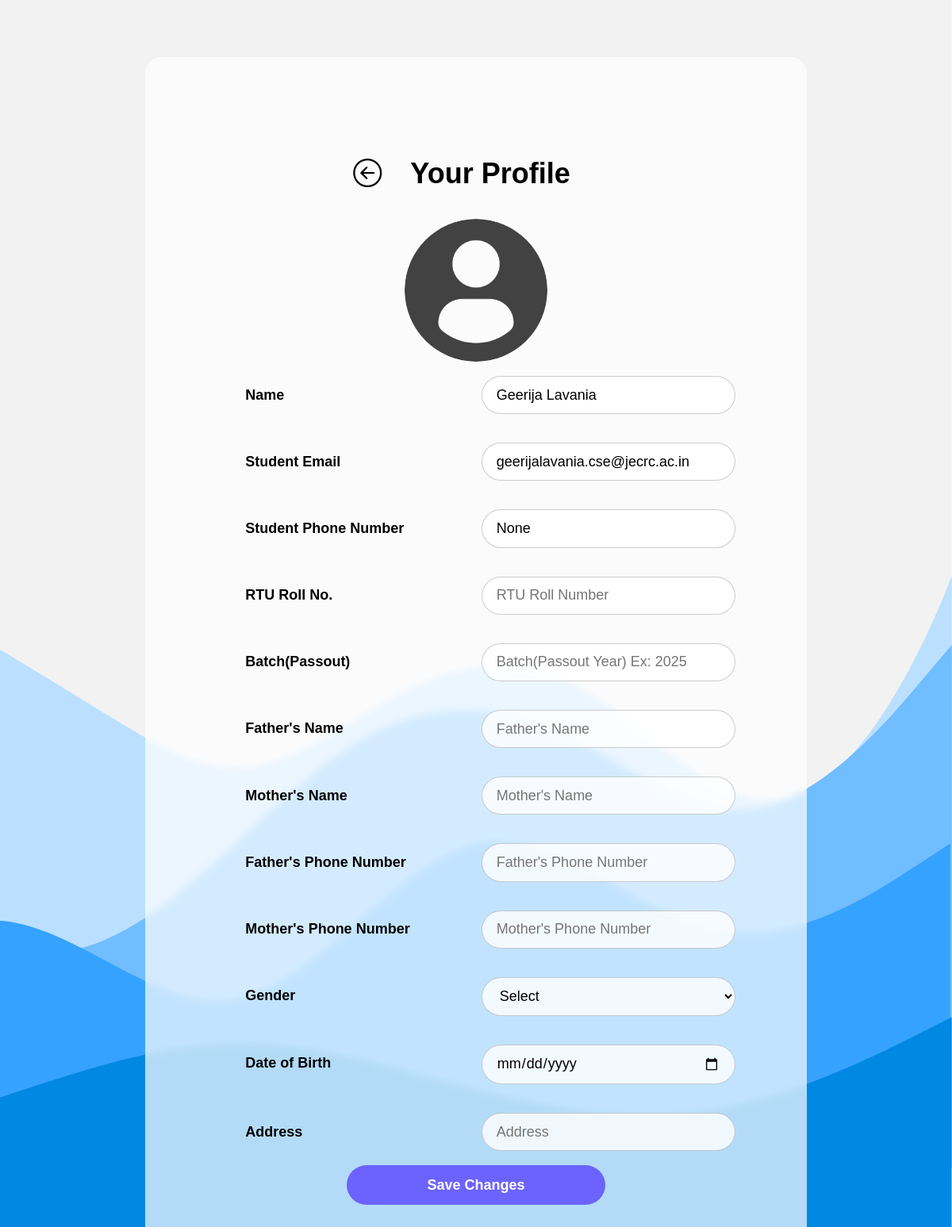
/u/profile (signed in), run on an earlier commit of the app's database.
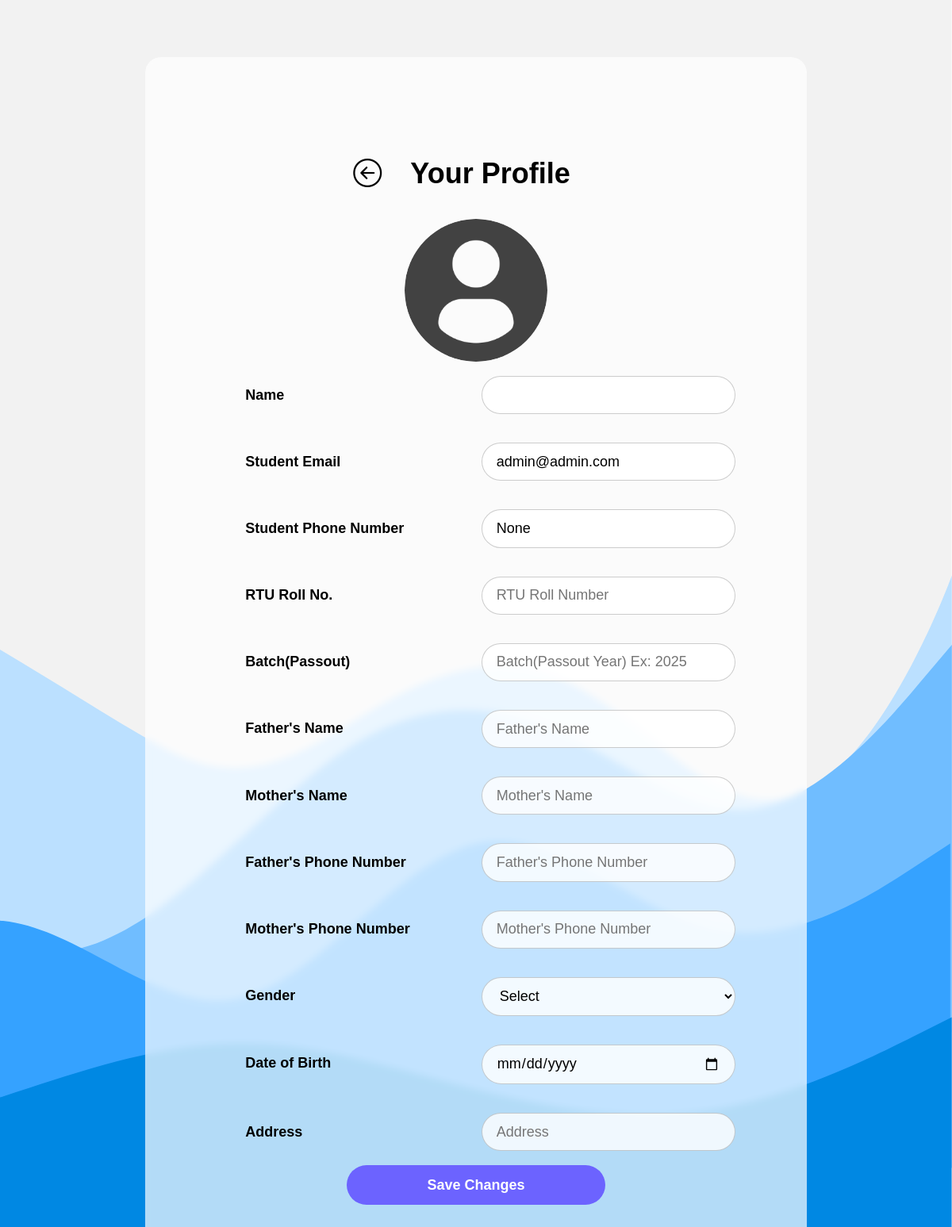
And on a later commit of the database.
### Accounts/models.py (models this page shows, shortened)
class User(AbstractUser):
    username = None
    id=models.BigAutoField(primary_key=True)
    avatar = models.ImageField(upload_to='avatars/',default='avatars/profile-user.png')
    email = models.EmailField(unique=True)
    phone = models.CharField(blank=True,null=True,unique=True,max_length=15)
    is_faculty = models.BooleanField(default=False)
    objects = UserManager()
    USERNAME_FIELD='email'
    REQUIRED_FIELDS=[]

### Accounts/views.py (the view, shortened to what this page needs)
# urls.py: path('profile', views.profile),
@login_required
def profile(request):
    user = request.user
    try:
        meta = studentSerializer(Student.objects.get(user_obj=user))
    except:
        meta = {}
    context = {"user":user,"meta":meta}
    return render(request,"u/edit_profile.html",context)

### templates/u/edit_profile.html (shortened to what the changed rows need)
<!DOCTYPE html>
<html>
<head>
    {% load static %}
    <link rel="stylesheet" href="">
    <link rel="stylesheet" type="text/css" href="{% static 'css/index.css' %}" />
</head>
<body>
    <div class="d-flex py-4">
        <form method="post" class="m-auto">
            <div class="glass p-5 ">
                <div class="flex justify-center">
                    <div class="d-flex"></div>
                    <h1>Your Profile</h1>
                </div>
                <img class="avatar m-auto" src="{{user.avatar.url}}" />
                <div class="d-flex justify-bw mv-1">
                    <h2 class="form-label">Name</h2>
                    <input name="name" value="{{user.first_name}} {{user.last_name}}" placeholder="Name" type="text"
                        class="form-input m-a" required>
                </div>
                <div class="d-flex justify-bw mv-1">
                    <h2 class="form-label">Student Email</h2>
                    <input name="student-email" value="{{user.email}}" placeholder="Email" type="text"
                        class="form-input m-a" readonly required>
                </div>
                <div class="d-flex justify-bw mv-1">
                    <h2 class="form-label">Student Phone Number</h2>
                    <input name="student-phoneNumber" value="{{user.phone}}" placeholder="Phone Number" type="text"
                        pattern="\d*" maxlength="10" class="form-input m-a" required>
                </div>
                <div class="d-flex justify-bw mv-1">
                    <h2 class="form-label">RTU Roll No.</h2>
                    <input name="rollno" value="{{meta.rollno}}" placeholder="RTU Roll Number" type="text"
                        class="form-input m-a" maxlength="10" required>
                </div>
                <div class="d-flex justify-bw mv-1">
                    <h2 class="form-label">Batch(Passout)</h2>
                    <input name="batch" value="{{meta.batch}}" placeholder="Batch(Passout Year) Ex: 2025" type="text" pattern="\d*"
                        maxlength="4" class="form-input m-a" required>
                </div>
                <div class="d-flex justify-bw mv-1">
                    <h2 class="form-label">Father's Name</h2>
                    <input name="father-name" value="{{meta.f_name}}" placeholder="Father's Name" type="text"
                        class="form-input m-a" required>
                </div>
                <div class="d-flex justify-bw mv-1">
                    <h2 class="form-label">Mother's Name</h2>
                    <input name="mother-name" value="{{meta.m_name}}" placeholder="Mother's Name" type="text"
                        class="form-input m-a" required>
                </div>
                <div class="d-flex justify-bw mv-1">
                    <h2 class="form-label">Father's Phone Number</h2>
                    <input name="father-phone-number" value="{{meta.f_phone}}" placeholder="Father's Phone Number"
                        type="text" pattern="\d*" maxlength="10" class="form-input m-a" required>
                </div>
                <div class="d-flex justify-bw mv-1">
                    <h2 class="form-label">Mother's Phone Number</h2>
                    <input name="mother-phone-number" value="{{meta.m_phone}}" placeholder="Mother's Phone Number"
                        type="text" pattern="\d*" maxlength="10" class="form-input m-a" required>
                </div>
                <div class="d-flex justify-bw mv-1">
                    <h2 class="form-label">Gender</h2>
                    <select name="gender" id="gender" required class="form-input m-a">
                    </select>
                </div>
                <div class="d-flex justify-bw mv-1">
                    <h2 class="form-label">Date of Birth</h2>
                    <input name="dob" value="{{meta.dob}}" type="date" required class="form-input m-a">
                </div>
                <div class="d-flex justify-bw mv-1">
                    <h2 class="form-label">Address</h2>
                    <input name="address" value="{{meta.address}}" required placeholder="Address" type="text"
                        class="form-input m-a">
                </div>
                <button class="btn m-auto w-50 mv-1" type="submit">Save Changes</button>
            </div>
        </form>
    </div>
</body>
</html>

What changed in the data, as far as the page shows it:
changed User "None": student-email "geerijalavania.cse@jecrc.ac.in" → "admin@admin.com"; name "Geerija Lavania" → (not shown)
